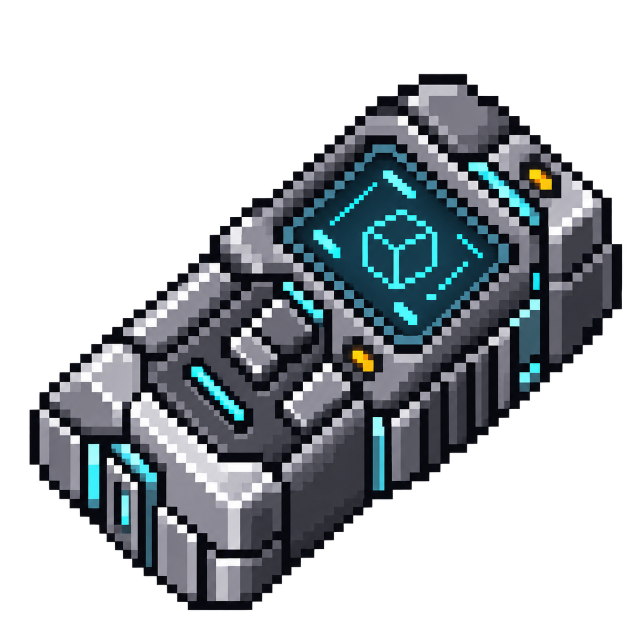
#> input picture img/configurizer_high.png, 1254 x 1254 px (shown at 1/2 size)
$ python test_modern_diagonal_art_images.py --target ../img/configurizer_high.png --off-target ../img/copifier_multi_high.png --output-dir out
#> lines starting #> are read from the running program, lines starting #| are printed output that depends on the picture
#!/usr/bin/env python3
"""Reject the measured coplanar metal bands across real diagonal screen artwork."""
import argparse
import json
from pathlib import Path

import numpy as np
from PIL import Image


def measure(image):
    image = image.convert('RGB')
    if image.size != (1280, 720):
        raise AssertionError('diagonal art requires the actual 1280x720 world capture')
    pixels = np.asarray(image, dtype=int)
    # Both real camera poses retain the isolated diagonal face inside this world region.
    region = pixels[240:480, 400:880]
    red, green, blue = region[:, :, 0], region[:, :, 1], region[:, :, 2]
    cyan = (red < 60) & (green > red + 20) & (blue > red + 20) & (np.maximum(green, blue) > 70)
    ys, xs = np.where(cyan)
    if len(xs) < 100:
        raise AssertionError('authored cyan screen pixels are missing')
    x0, x1, y0, y1 = int(xs.min()) + 400, int(xs.max()) + 401, int(ys.min()) + 240, int(ys.max()) + 241
    if x1 - x0 < 70 or y1 - y0 < 60:
        raise AssertionError('diagonal artwork is too small or edge-on for the band regression')
    inset = (x1 - x0) // 5
    inside = pixels[y0 + 5:y1 - 5, x0 + inset:x1 - inset]
    # Housing metal is gray; the authored face has a dark background and cyan/orange instruments.
    # The broken screenshot replaces broad scanlines of that artwork with coplanar housing metal.
    metal = (inside.min(axis=2) > 22) & ((inside.max(axis=2) - inside.min(axis=2)) <= 25) & (inside.max(axis=2) < 150)
    bands = int((metal.mean(axis=1) > .65).sum())
    return {'art_bounds': [x0, y0, x1, y1], 'wide_metal_rows': bands, 'sampled_rows': int(inside.shape[0]), 'metal_fraction': float(metal.mean())}


def inspect(image):
    result = measure(image)
    if result['wide_metal_rows'] > 8:
        raise AssertionError(f'coplanar housing obscures artwork: {result["wide_metal_rows"]} wide metal scanlines')
    return result


def main():
    parser = argparse.ArgumentParser(description=__doc__)
    parser.add_argument('--target', type=Path, required=True)
    parser.add_argument('--off-target', type=Path, required=True)
    parser.add_argument('--negative', type=Path)
    parser.add_argument('--output-dir', type=Path, required=True)
    args = parser.parse_args()
    report = {'status': 'PASS', 'target': inspect(Image.open(args.target)), 'off_target': inspect(Image.open(args.off_target))}
#> in measure, `image = image.convert('RGB')`:
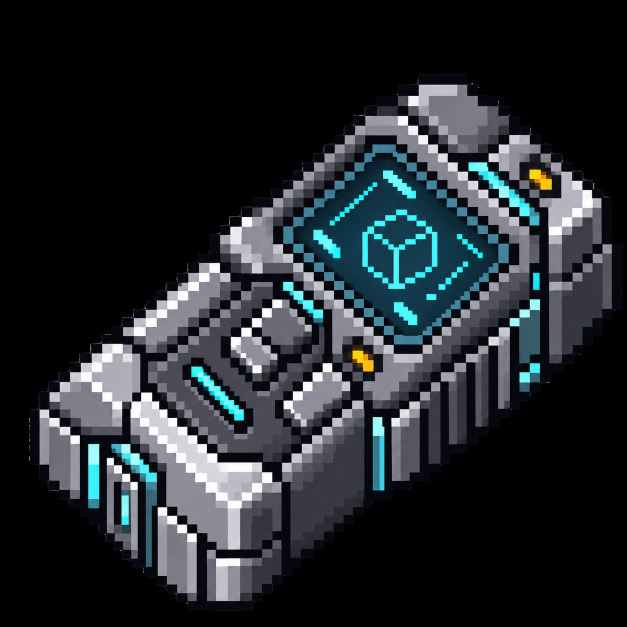
#> image: PIL image 1254x1254 RGB (shown at 1/2 size); mean R, G, B 35.5, 41.1, 45.1
    if args.negative:
        negative = measure(Image.open(args.negative))
        if negative['wide_metal_rows'] < 20:
            raise AssertionError('retained broken screenshot does not contain the established metal-band defect')
        try:
            inspect(Image.open(args.negative))
        except AssertionError:
            report['negative_rejected'] = negative
        else:
            raise AssertionError('retained broken screenshot was accepted')
    args.output_dir.mkdir(parents=True, exist_ok=True)
    (args.output_dir / 'diagonal-art-depth-contracts.json').write_text(json.dumps(report, indent=2) + '\n')
    print('Diagonal art pixels PASS: readable target/off-target authored face without coplanar housing bands; retained broken image rejected when supplied')


if __name__ == '__main__':
#> (the run stopped early here; a loop or call above may not have finished)

$ run again, on img/copifier_off_low.png
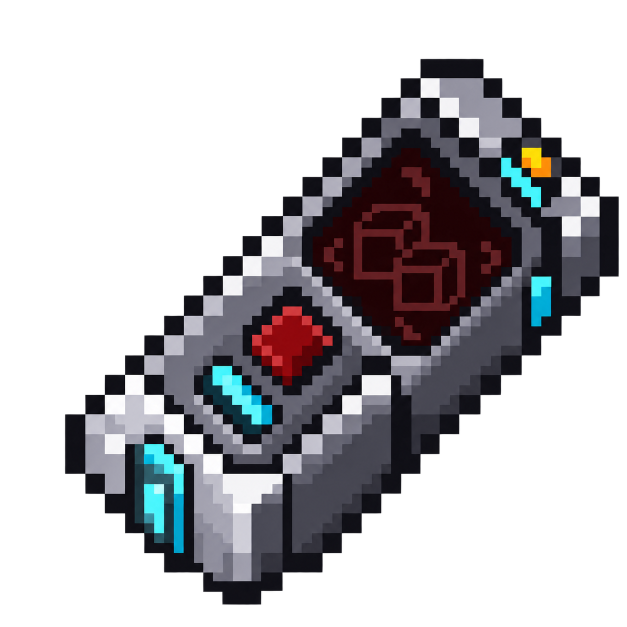
#> input picture img/copifier_off_low.png, 1254 x 1254 px (shown at 1/2 size)
#> in measure, `image = image.convert('RGB')`:
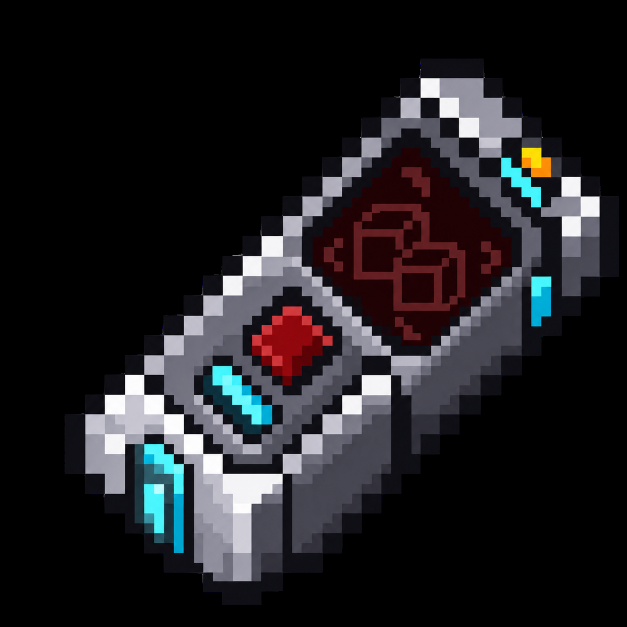
#> image: PIL image 1254x1254 RGB (shown at 1/2 size); mean R, G, B 31.6, 30.4, 33.5
